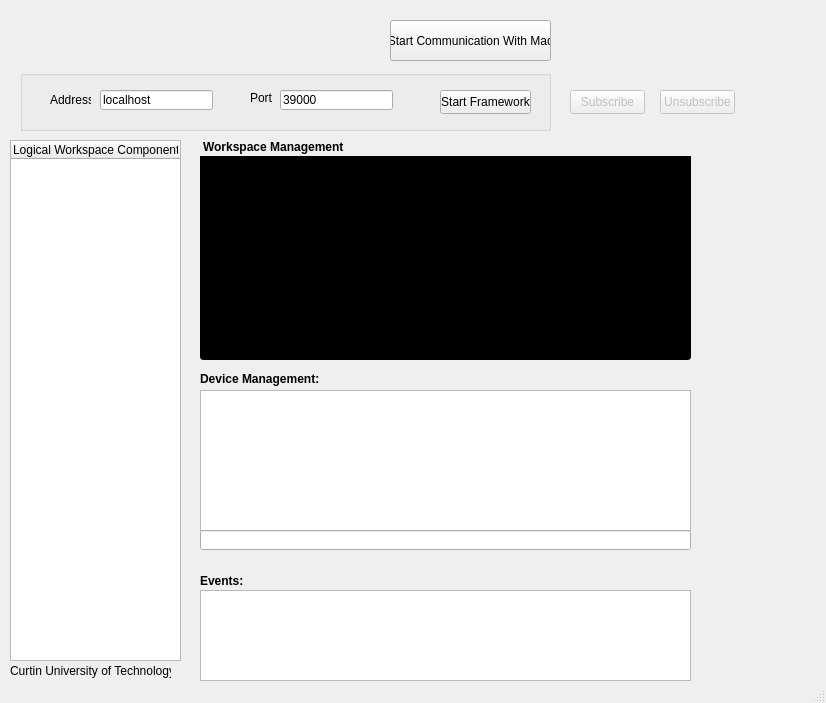
<?xml version="1.0" encoding="UTF-8"?>
<ui version="4.0">
 <class>fwtestClass</class>
 <widget class="QMainWindow" name="fwtestClass">
  <property name="geometry">
   <rect>
    <x>0</x>
    <y>0</y>
    <width>826</width>
    <height>703</height>
   </rect>
  </property>
  <property name="windowTitle">
   <string>fwtest</string>
  </property>
  <property name="autoFillBackground">
   <bool>false</bool>
  </property>
  <widget class="QWidget" name="centralWidget">
   <widget class="QPushButton" name="Un_Subscribe">
    <property name="enabled">
     <bool>false</bool>
    </property>
    <property name="geometry">
     <rect>
      <x>660</x>
      <y>90</y>
      <width>75</width>
      <height>24</height>
     </rect>
    </property>
    <property name="text">
     <string>Unsubscribe</string>
    </property>
   </widget>
   <widget class="QPushButton" name="Subscribe">
    <property name="enabled">
     <bool>false</bool>
    </property>
    <property name="geometry">
     <rect>
      <x>570</x>
      <y>90</y>
      <width>75</width>
      <height>24</height>
     </rect>
    </property>
    <property name="text">
     <string>Subscribe</string>
    </property>
   </widget>
   <widget class="QGroupBox" name="groupBox">
    <property name="geometry">
     <rect>
      <x>20</x>
      <y>70</y>
      <width>531</width>
      <height>61</height>
     </rect>
    </property>
    <widget class="QLineEdit" name="ledAddress">
     <property name="geometry">
      <rect>
       <x>80</x>
       <y>20</y>
       <width>113</width>
       <height>20</height>
      </rect>
     </property>
     <property name="text">
      <string>localhost</string>
     </property>
    </widget>
    <widget class="QLineEdit" name="ledPort">
     <property name="geometry">
      <rect>
       <x>260</x>
       <y>20</y>
       <width>113</width>
       <height>20</height>
      </rect>
     </property>
     <property name="text">
      <string>39000</string>
     </property>
    </widget>
    <widget class="QPushButton" name="Start_Framework">
     <property name="geometry">
      <rect>
       <x>420</x>
       <y>20</y>
       <width>91</width>
       <height>24</height>
      </rect>
     </property>
     <property name="toolTip">
      <string comment="Framework" extracomment="Start Framework"/>
     </property>
     <property name="whatsThis">
      <string extracomment="Start Framework"/>
     </property>
     <property name="accessibleName">
      <string extracomment="Start Framework"/>
     </property>
     <property name="accessibleDescription">
      <string extracomment="Start Framework1"/>
     </property>
     <property name="text">
      <string>Start Framework</string>
     </property>
    </widget>
    <widget class="QLabel" name="label">
     <property name="geometry">
      <rect>
       <x>30</x>
       <y>20</y>
       <width>41</width>
       <height>20</height>
      </rect>
     </property>
     <property name="text">
      <string>Address</string>
     </property>
    </widget>
    <widget class="QLabel" name="label_2">
     <property name="geometry">
      <rect>
       <x>230</x>
       <y>20</y>
       <width>31</width>
       <height>16</height>
      </rect>
     </property>
     <property name="text">
      <string>Port</string>
     </property>
    </widget>
   </widget>
   <widget class="QTextEdit" name="workspaceCLIO">
    <property name="geometry">
     <rect>
      <x>200</x>
      <y>156</y>
      <width>491</width>
      <height>191</height>
     </rect>
    </property>
    <property name="styleSheet">
     <string notr="true">background-color: rgb(0, 0, 0);
color: rgb(255, 255, 255);</string>
    </property>
   </widget>
   <widget class="QLabel" name="label_3">
    <property name="geometry">
     <rect>
      <x>10</x>
      <y>660</y>
      <width>161</width>
      <height>21</height>
     </rect>
    </property>
    <property name="text">
     <string>Curtin University of Technology</string>
    </property>
   </widget>
   <widget class="QLabel" name="label_4">
    <property name="geometry">
     <rect>
      <x>0</x>
      <y>0</y>
      <width>151</width>
      <height>61</height>
     </rect>
    </property>
    <property name="autoFillBackground">
     <bool>true</bool>
    </property>
    <property name="styleSheet">
     <string>background-image: url(../newPrefix/curtin.jpg);</string>
    </property>
    <property name="text">
     <string/>
    </property>
   </widget>
   <widget class="QTextEdit" name="devCLIO">
    <property name="geometry">
     <rect>
      <x>200</x>
      <y>390</y>
      <width>491</width>
      <height>141</height>
     </rect>
    </property>
   </widget>
   <widget class="QTreeWidget" name="treeWidget">
    <property name="geometry">
     <rect>
      <x>10</x>
      <y>140</y>
      <width>171</width>
      <height>521</height>
     </rect>
    </property>
    <column>
     <property name="text">
      <string notr="true">Logical Workspace Components</string>
     </property>
    </column>
   </widget>
   <widget class="QLineEdit" name="workspaceCLI">
    <property name="geometry">
     <rect>
      <x>200</x>
      <y>340</y>
      <width>491</width>
      <height>20</height>
     </rect>
    </property>
    <property name="autoFillBackground">
     <bool>false</bool>
    </property>
    <property name="styleSheet">
     <string notr="true">background-color: rgb(0, 0, 0);
border-right-color: rgb(0, 0, 0);
border-bottom-color: rgb(0, 0, 0);
border-top-color: rgb(0, 0, 0);
border-color: rgb(0, 0, 0);
color: rgb(255, 255, 255);
border-color: rgb(0, 0, 0);</string>
    </property>
   </widget>
   <widget class="QTextEdit" name="Events">
    <property name="geometry">
     <rect>
      <x>200</x>
      <y>590</y>
      <width>491</width>
      <height>91</height>
     </rect>
    </property>
   </widget>
   <widget class="QLabel" name="label_7">
    <property name="geometry">
     <rect>
      <x>203</x>
      <y>139</y>
      <width>141</width>
      <height>16</height>
     </rect>
    </property>
    <property name="font">
     <font>
      <weight>75</weight>
      <bold>true</bold>
     </font>
    </property>
    <property name="text">
     <string>Workspace Management</string>
    </property>
   </widget>
   <widget class="QLabel" name="label_8">
    <property name="geometry">
     <rect>
      <x>200</x>
      <y>371</y>
      <width>121</width>
      <height>16</height>
     </rect>
    </property>
    <property name="font">
     <font>
      <weight>75</weight>
      <bold>true</bold>
     </font>
    </property>
    <property name="text">
     <string>Device Management:</string>
    </property>
   </widget>
   <widget class="QLineEdit" name="devCLI">
    <property name="geometry">
     <rect>
      <x>200</x>
      <y>530</y>
      <width>491</width>
      <height>20</height>
     </rect>
    </property>
   </widget>
   <widget class="QLabel" name="label_6">
    <property name="geometry">
     <rect>
      <x>200</x>
      <y>570</y>
      <width>51</width>
      <height>21</height>
     </rect>
    </property>
    <property name="font">
     <font>
      <weight>75</weight>
      <bold>true</bold>
     </font>
    </property>
    <property name="text">
     <string>Events:</string>
    </property>
   </widget>
   <widget class="QPushButton" name="sendUDP">
    <property name="geometry">
     <rect>
      <x>390</x>
      <y>20</y>
      <width>161</width>
      <height>41</height>
     </rect>
    </property>
    <property name="text">
     <string>Start Communication With Mac</string>
    </property>
   </widget>
  </widget>
  <widget class="QStatusBar" name="statusBar"/>
 </widget>
 <layoutdefault spacing="6" margin="11"/>
 <resources>
  <include location="../Qt/2009.01/qt/myimages.qrc"/>
 </resources>
 <connections/>
</ui>
